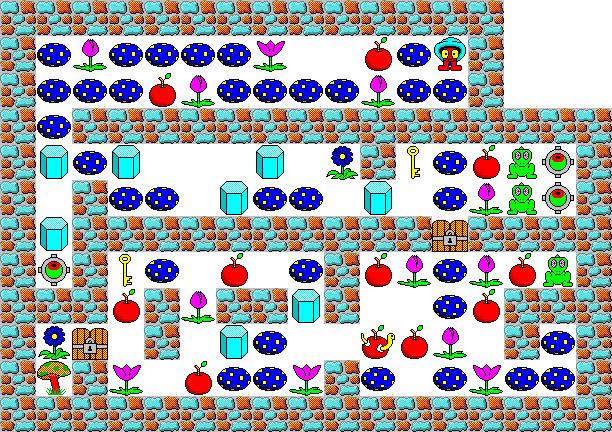

Below is a game level as drawn by its tile map, then a one-line description and the .tmx that defines it (tile-layer data replaced by summaries):
An orthogonal 17x12 tile map with 36x36 px tiles, 2 tile layers (ground, hazard).

<map version="1.0" orientation="orthogonal" width="17" height="12" tilewidth="36" tileheight="36">
 <tileset firstgid="1" name="tileset" tilewidth="36" tileheight="36">
  <image source="tileset.png" width="256" height="256" />
 </tileset>
 <layer name="ground" width="17" height="12">
  <data>[204 cells, 204 non-empty, 1 distinct tile ids]</data>
 </layer>
 <layer name="hazard" width="17" height="12">
  <data>[204 cells, 174 non-empty, 14 distinct tile ids]</data>
 </layer>
</map>
